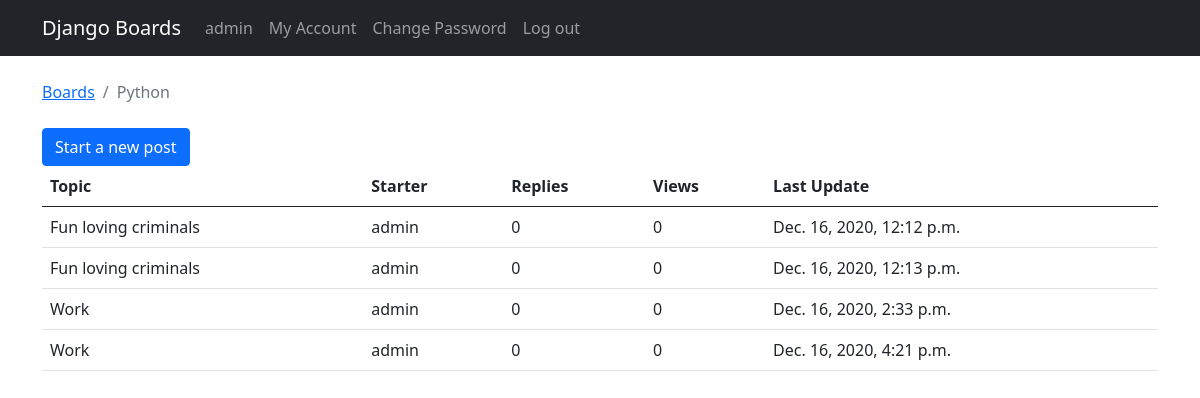
/boards/2/ (signed in), run on the app's committed database.
### boards/models.py (models this page shows, shortened)
class Board(models.Model):
    name = models.CharField(max_length=30, unique=True)
    description= models.CharField(max_length=100)

class Topic(models.Model):
    subject= models.CharField(max_length=255)
    last_updated = models.DateTimeField(auto_now_add=True)
    board = models.ForeignKey(Board, related_name= 'topics', on_delete=CASCADE)
    starter = models.ForeignKey(User, related_name='topics', on_delete=CASCADE)

### boards/views.py (the view)
# urls.py: path('boards/<int:pk>/', views.board_topics, name='board_topics'),
def board_topics(request, pk):
    board = get_object_or_404(Board, pk=pk)
    return render(request, 'topics.html', {'board': board})

### templates/topics.html (shortened to what this page needs)
{% extends 'base.html' %}
          {% block breadcrumb %}
          <li class="breadcrumb-item"><a href="{% url 'home' %}">Boards</a></li>
           <li class="breadcrumb-item active">{{ board.name }}
           </li>{% endblock %}
           {% block content %}
           <a href = "{% url 'new_topic' board.pk %}"><button name = "new_post" class="btn btn-primary"> Start a new post</button></a>
<table class="table">
    <thead class="thead-inverse">
        <tr>
            <th>Topic</th>
            <th>Starter</th>
            <th>Replies</th>
            <th>Views</th>
            <th>Last Update</th>
        </tr>
    </thead>
    <tbody>
        {% for topic in board.topics.all %}
        <tr>
            <td>{{ topic.subject }} </td>
            <td>{{ topic.starter.username }}</td>
            <td>0</td>
            <td>0</td>
            <td>{{ topic.last_updated }}</td>
        </tr>
        {% endfor %}
    </tbody>
</table>
           {% endblock %}

### templates/base.html (shortened to what this page needs)
{% load static %}
{% load bootstrap4 %}
<!DOCTYPE html>
<html lang="en">
<head>
    <link href="https://cdn.jsdelivr.net/npm/bootstrap@5.0.0-beta1/dist/css/bootstrap.min.css" rel="stylesheet">
    <link rel="stylesheet" href="{% static '/roseboard/static/css/bootstrap.min.css' %}">
</head>
<body>
    {% block body %}
    <nav class="navbar navbar-expand-sm navbar-dark bg-dark">
        <div class="container">
          <a class="navbar-brand" href="{% url 'home' %}">Django Boards</a>
          <div class="collapse navbar-collapse" id="mainMenu">
              {% if user.is_authenticated %}
            <ul class="navbar-nav ml-auto">
              <li class="nav-item ">
                <a class="nav-link" href="#" id="userMenu"  aria-haspopup="true" aria-expanded="false">
                  {{ user.username }}
                </a>
            </li>
            <li class="nav-item ">
                <a class="nav-link" href="#" id="userMenu"  aria-haspopup="true" aria-expanded="false">
                  My Account
                </a>
            </li>
            <li class="nav-item ">
                <a class="nav-link" href="{% url 'password_reset' %}" id="userMenu"  aria-haspopup="true" aria-expanded="false">
                  Change Password
                </a>
            </li>
            <li class="nav-item ">
                <a class="nav-link" href="{% url 'logout' %}">
                  Log out
                </a>
            </li>
        </ul>
            {% endif %}
          </div>
        </div>
      </nav>
    <div class="container">
      <ol class="breadcrumb my-4">
        {% block breadcrumb %}
        {% endblock %}
      </ol>
      {% block content %}
      {% endblock %}
    </div>
  {% endblock body %}
  </body>
</html>

### data on the page
Board: name "Python"
Topic: subject "Fun loving criminals", starter.username "admin", last_updated "Dec. 16, 2020, 12:12 p.m."
Topic: subject "Fun loving criminals", starter.username "admin", last_updated "Dec. 16, 2020, 12:13 p.m."
Topic: subject "Work", starter.username "admin", last_updated "Dec. 16, 2020, 2:33 p.m."
Topic: subject "Work", starter.username "admin", last_updated "Dec. 16, 2020, 4:21 p.m."

### other printed values
{{ user.username }} "admin"
